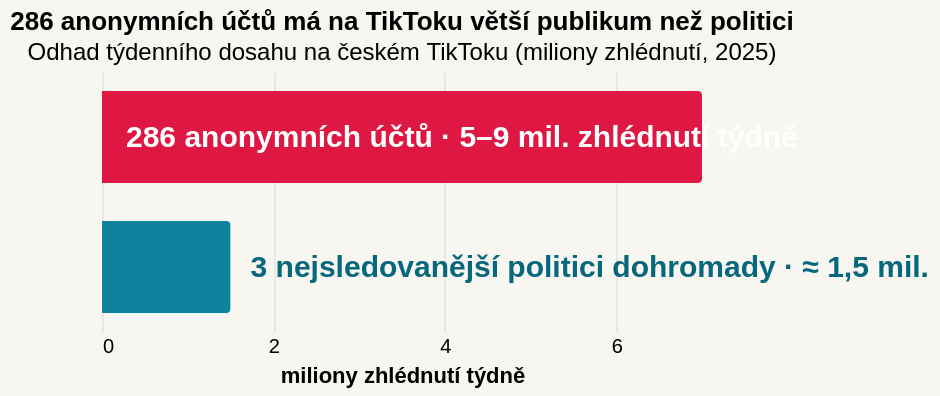

Vega-Lite specification for this chart:
### Vega-Lite specification from a JSON file in a GitHub repository (floating-point values rounded to 4 significant figures)
{"_source": "Online Risk Labs 2025, analýza DataTimes 2026 · Dosah sítě anonymních účtů kolísá mezi 5 a 9 miliony zhlédnutí týdně; sloupec ukazuje střed odhadu.", "$schema": "https://vega.github.io/schema/vega-lite/v5.json", "description": "Týdenní dosah dezinformační sítě vs. politiků na českém TikToku", "title": {"text": "286 anonymních účtů má na TikToku větší publikum než politici", "subtitle": "Odhad týdenního dosahu na českém TikToku (miliony zhlédnutí, 2025)"}, "height": 130, "background": "#f8f6f0", "data": {"values": [{"entity": "286 anonymních účtů šířících prokremelské narativy", "kratky": "286 anonymních účtů", "reach": 7, "label": "5–9 mil. týdně", "c": "dezinfo", "poradi": 1}, {"entity": "Tři nejsledovanější demokratičtí politici dohromady", "kratky": "3 nejsledovanější politici", "reach": 1.5, "label": "≈ 1,5 mil. týdně", "c": "politici", "poradi": 2}]}, "layer": [{"mark": {"type": "bar", "tooltip": true, "cornerRadiusEnd": 2, "height": 46}, "encoding": {"y": {"field": "poradi", "type": "ordinal", "axis": null}, "x": {"field": "reach", "type": "quantitative", "title": "miliony zhlédnutí týdně", "axis": {"grid": true, "gridColor": "#e8e8dc", "domain": false, "ticks": false, "tickCount": 4}}, "color": {"field": "c", "type": "nominal", "legend": null, "scale": {"domain": ["dezinfo", "politici"], "range": ["#de1743", "#0e839e"]}}, "tooltip": [{"field": "entity", "title": "Kdo"}, {"field": "label", "title": "Týdenní dosah"}]}}, {"transform": [{"filter": "datum.c == 'dezinfo'"}], "mark": {"type": "text", "align": "left", "dx": 12, "fontWeight": "bold", "fontSize": 15, "color": "#ffffff"}, "encoding": {"y": {"field": "poradi", "type": "ordinal", "axis": null}, "x": {"value": 0}, "text": {"value": "286 anonymních účtů · 5–9 mil. zhlédnutí týdně"}}}, {"transform": [{"filter": "datum.c == 'politici'"}], "mark": {"type": "text", "align": "left", "dx": 10, "fontWeight": "bold", "fontSize": 15, "color": "#06677d"}, "encoding": {"y": {"field": "poradi", "type": "ordinal", "axis": null}, "x": {"field": "reach", "type": "quantitative"}, "text": {"value": "3 nejsledovanější politici dohromady · ≈ 1,5 mil."}}}], "config": {"view": {"stroke": "transparent"}}}
